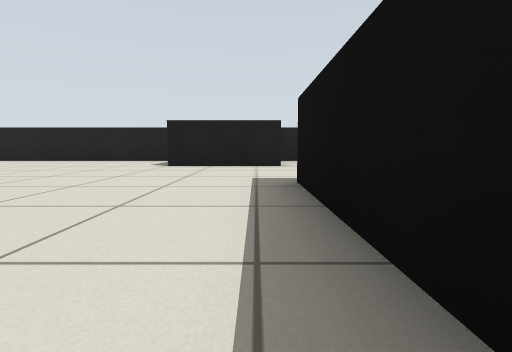
[1] (above)

16 first-person views from a walk through a robot-simulator world made for Gazebo. The camera is 0.43 m above the floor, tilts 6° down and sees 85° across. The floor is counted in squares, 1 m on a side. Each view is taken from the middle of a square. On the plan, view 1 faces up. The plan holds only what a view shows up to about 9 squares ahead; the rest is blank.

[2]
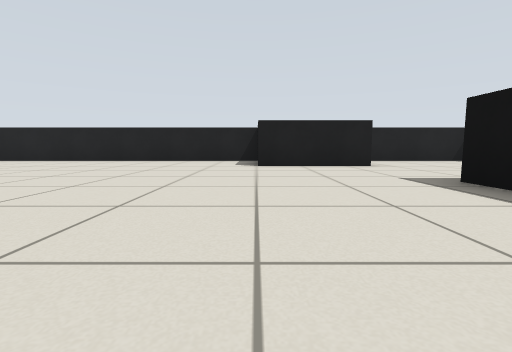

[3]
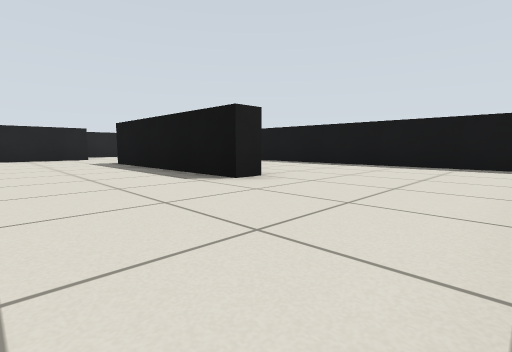

[4]
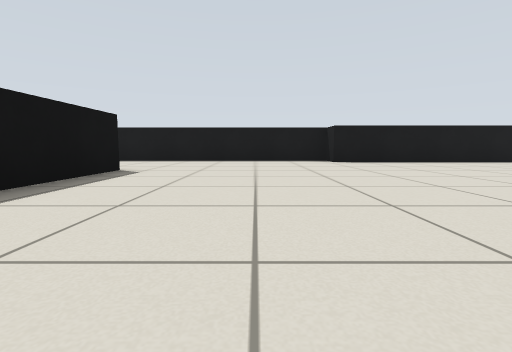

[5]
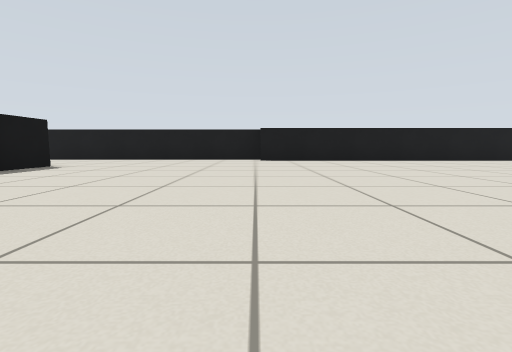

[6]
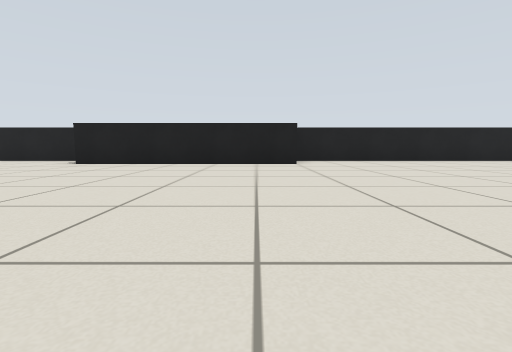

[7]
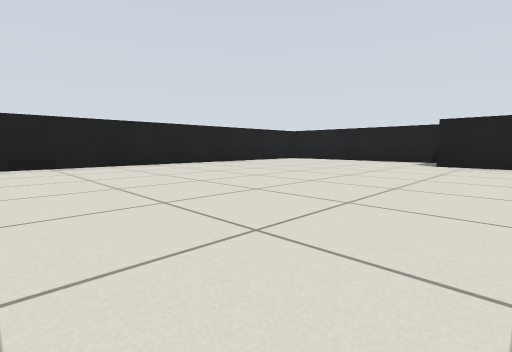

[8]
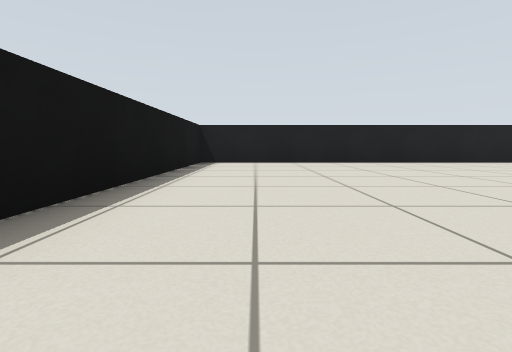

[9]
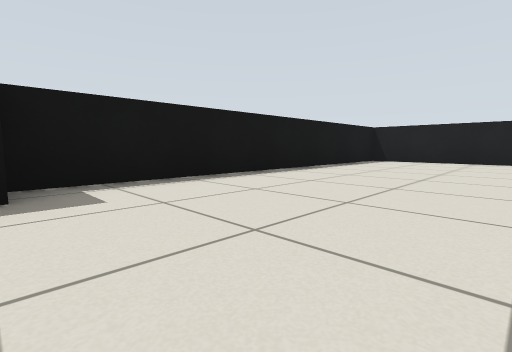

[10]
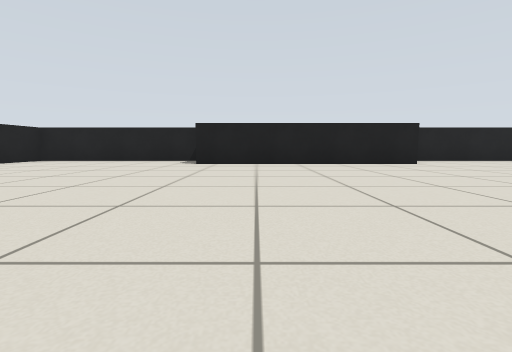

[11]
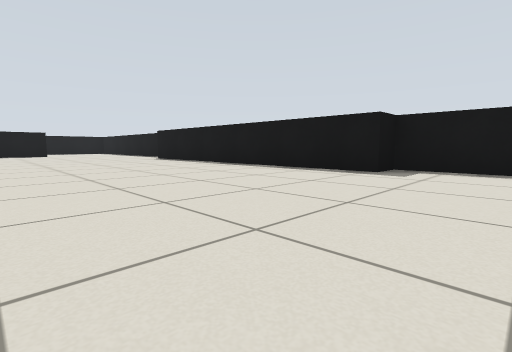

[12]
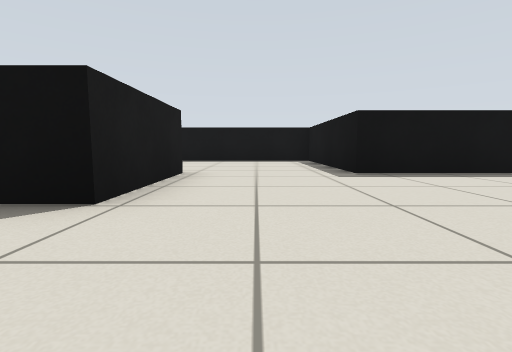

[13]
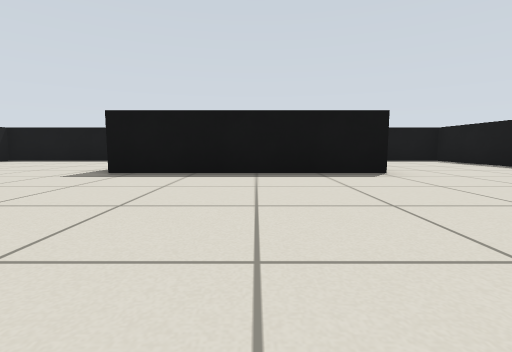

[14]
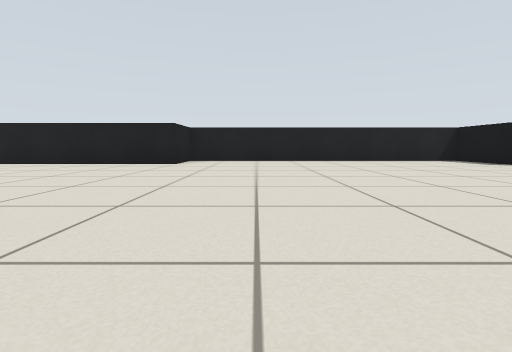

[15]
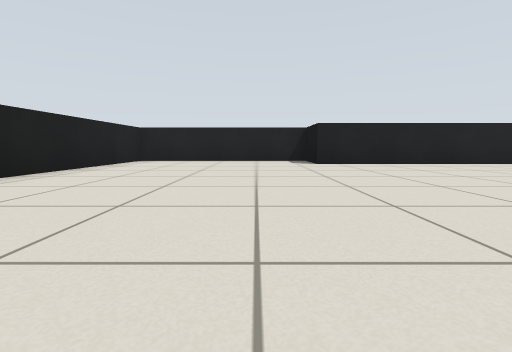

[16]
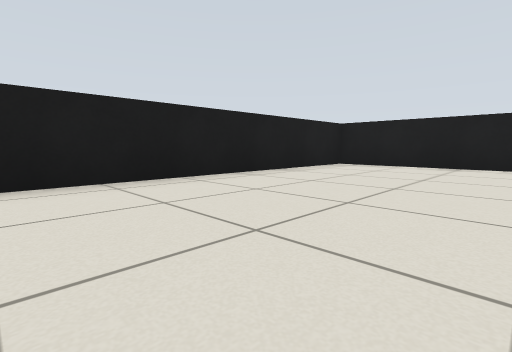

### Floor plan
Points are (right, up) in squares from view 1. A wall is a line through its corners. A room is listed if a view was taken in it or the views show most of it. See-through windows are left out.
Room 1 (views 1, 2, 3, 4, 5, 6, 7, 8, 9, 10, 11, 12, 13, 14, 15, 16)
walls: (1.1, -1.1) (0.5, -1.1) (0.5, 3.4); (0.6, 6.2) (-1.9, 6.2) (-1.9, 8.5) (-10, 8.5) (-10, 7) (-15.5, 7) (-15.5, 8.5) (-20.5, 8.5) (-20.5, -4.5) (-12.1, -4.5) (-12.1, -3.8) (-4.2, -3.8) (-4.2, -4.5) (4.5, -4.5) (4.5, 2.2)
ways out: opening at (1, 4.5) to room 2
Room 2 (no view inside)
walls: (1.4, 8.5) (0.7, 8.5); (0.5, 3.4) (4.5, 3.4) (4.5, 8.5) (1.5, 8.5)
ways out: opening at (1, 4.5) to room 1

Positions as (right, up) in squares from view 1, and headings:
1: (0, 0), facing up
2: (-2, 0), facing up
3: (-2, -4), facing up-right
4: (-2, 4), facing down
5: (-4, 5), facing down
6: (-11, 0), facing up
7: (-14, 0), facing up-left
8: (-13, -3), facing left
9: (-12, -1), facing down-left
10: (-14, 0), facing up
11: (-14, 1), facing down-right
12: (-4, 5), facing right
13: (-4, 1), facing right
14: (-8, 0), facing up
15: (-17, 0), facing up
16: (-17, 2), facing up-left
